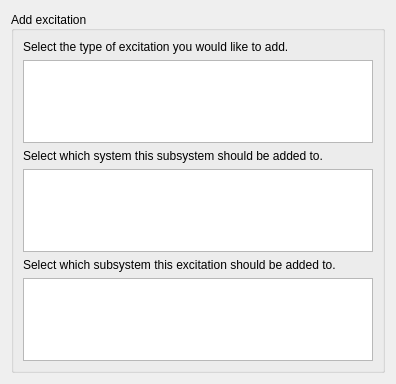
<?xml version="1.0" encoding="UTF-8"?>
<ui version="4.0">
 <class>TaskPanel</class>
 <widget class="QWidget" name="TaskPanel">
  <property name="geometry">
   <rect>
    <x>0</x>
    <y>0</y>
    <width>396</width>
    <height>384</height>
   </rect>
  </property>
  <property name="sizePolicy">
   <sizepolicy hsizetype="Preferred" vsizetype="Preferred">
    <horstretch>0</horstretch>
    <verstretch>1</verstretch>
   </sizepolicy>
  </property>
  <property name="minimumSize">
   <size>
    <width>0</width>
    <height>384</height>
   </size>
  </property>
  <property name="windowTitle">
   <string/>
  </property>
  <layout class="QGridLayout" name="gridLayout">
   <item row="0" column="0">
    <layout class="QVBoxLayout" name="verticalLayout">
     <property name="sizeConstraint">
      <enum>QLayout::SetMinimumSize</enum>
     </property>
     <item>
      <widget class="QGroupBox" name="groupBox">
       <property name="sizePolicy">
        <sizepolicy hsizetype="Preferred" vsizetype="Minimum">
         <horstretch>0</horstretch>
         <verstretch>1</verstretch>
        </sizepolicy>
       </property>
       <property name="minimumSize">
        <size>
         <width>0</width>
         <height>128</height>
        </size>
       </property>
       <property name="title">
        <string>Add excitation</string>
       </property>
       <property name="alignment">
        <set>Qt::AlignLeading|Qt::AlignLeft|Qt::AlignVCenter</set>
       </property>
       <property name="flat">
        <bool>false</bool>
       </property>
       <layout class="QVBoxLayout" name="verticalLayout_2">
        <property name="sizeConstraint">
         <enum>QLayout::SetDefaultConstraint</enum>
        </property>
        <item>
         <widget class="QLabel" name="sortLabel">
          <property name="text">
           <string>Select the type of excitation you would like to add.</string>
          </property>
         </widget>
        </item>
        <item>
         <widget class="QListWidget" name="sortList"/>
        </item>
        <item>
         <widget class="QLabel" name="systemLabel">
          <property name="text">
           <string>Select which system this subsystem should be added to.</string>
          </property>
         </widget>
        </item>
        <item>
         <widget class="QListWidget" name="systemList"/>
        </item>
        <item>
         <widget class="QLabel" name="subsystemFromLabel">
          <property name="text">
           <string>Select which subsystem this excitation should be added to.</string>
          </property>
         </widget>
        </item>
        <item>
         <widget class="QListWidget" name="subsystemFromList"/>
        </item>
       </layout>
      </widget>
     </item>
    </layout>
   </item>
  </layout>
 </widget>
 <resources/>
 <connections/>
</ui>
